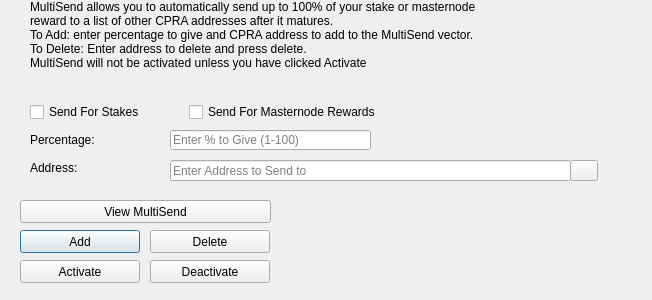
<?xml version="1.0" encoding="UTF-8"?>
<ui version="4.0">
 <class>MultiSendDialog</class>
 <widget class="QDialog" name="MultiSendDialog">
  <property name="windowModality">
   <enum>Qt::NonModal</enum>
  </property>
  <property name="geometry">
   <rect>
    <x>0</x>
    <y>0</y>
    <width>652</width>
    <height>300</height>
   </rect>
  </property>
  <property name="windowTitle">
   <string>MultiSend</string>
  </property>
  <widget class="QLineEdit" name="multiSendPercentEdit">
   <property name="geometry">
    <rect>
     <x>170</x>
     <y>130</y>
     <width>201</width>
     <height>20</height>
    </rect>
   </property>
   <property name="toolTip">
    <string>Enter whole numbers 1 - 100</string>
   </property>
   <property name="placeholderText">
    <string>Enter % to Give (1-100)</string>
   </property>
  </widget>
  <widget class="QLineEdit" name="multiSendAddressEdit">
   <property name="geometry">
    <rect>
     <x>170</x>
     <y>160</y>
     <width>401</width>
     <height>21</height>
    </rect>
   </property>
   <property name="toolTip">
    <string/>
   </property>
   <property name="placeholderText">
    <string>Enter Address to Send to</string>
   </property>
  </widget>
  <widget class="QLabel" name="label_2">
   <property name="geometry">
    <rect>
     <x>30</x>
     <y>0</y>
     <width>451</width>
     <height>121</height>
    </rect>
   </property>
   <property name="lineWidth">
    <number>1</number>
   </property>
   <property name="text">
    <string>MultiSend allows you to automatically send up to 100% of your stake or masternode reward to a list of other CPRA addresses after it matures.
To Add: enter percentage to give and CPRA address to add to the MultiSend vector.
To Delete: Enter address to delete and press delete.
MultiSend will not be activated unless you have clicked Activate</string>
   </property>
   <property name="alignment">
    <set>Qt::AlignLeading|Qt::AlignLeft|Qt::AlignTop</set>
   </property>
   <property name="wordWrap">
    <bool>true</bool>
   </property>
  </widget>
  <widget class="QLabel" name="message">
   <property name="geometry">
    <rect>
     <x>290</x>
     <y>200</y>
     <width>351</width>
     <height>91</height>
    </rect>
   </property>
   <property name="text">
    <string/>
   </property>
  </widget>
  <widget class="QPushButton" name="addButton">
   <property name="geometry">
    <rect>
     <x>20</x>
     <y>230</y>
     <width>120</width>
     <height>23</height>
    </rect>
   </property>
   <property name="toolTip">
    <string/>
   </property>
   <property name="statusTip">
    <string>Add to MultiSend Vector</string>
   </property>
   <property name="text">
    <string>Add</string>
   </property>
  </widget>
  <widget class="QPushButton" name="disableButton">
   <property name="geometry">
    <rect>
     <x>150</x>
     <y>260</y>
     <width>120</width>
     <height>23</height>
    </rect>
   </property>
   <property name="statusTip">
    <string>Deactivate MultiSend</string>
   </property>
   <property name="text">
    <string>Deactivate</string>
   </property>
  </widget>
  <widget class="QPushButton" name="addressBookButton">
   <property name="geometry">
    <rect>
     <x>570</x>
     <y>160</y>
     <width>28</width>
     <height>21</height>
    </rect>
   </property>
   <property name="toolTip">
    <string>Choose an address from the address book</string>
   </property>
   <property name="text">
    <string/>
   </property>
   <property name="icon">
    <iconset resource="../capracoin.qrc">
     <normaloff>:/icons/address-book</normaloff>:/icons/address-book</iconset>
   </property>
   <property name="shortcut">
    <string>Alt+A</string>
   </property>
   <property name="autoDefault">
    <bool>false</bool>
   </property>
  </widget>
  <widget class="QLabel" name="label">
   <property name="geometry">
    <rect>
     <x>30</x>
     <y>130</y>
     <width>121</width>
     <height>20</height>
    </rect>
   </property>
   <property name="toolTip">
    <string>Percentage of stake to send</string>
   </property>
   <property name="text">
    <string>Percentage:</string>
   </property>
  </widget>
  <widget class="QLabel" name="label_5">
   <property name="geometry">
    <rect>
     <x>30</x>
     <y>160</y>
     <width>111</width>
     <height>16</height>
    </rect>
   </property>
   <property name="toolTip">
    <string>Address to send portion of stake to</string>
   </property>
   <property name="text">
    <string>Address:</string>
   </property>
  </widget>
  <widget class="QPushButton" name="deleteButton">
   <property name="geometry">
    <rect>
     <x>150</x>
     <y>230</y>
     <width>120</width>
     <height>23</height>
    </rect>
   </property>
   <property name="toolTip">
    <string/>
   </property>
   <property name="statusTip">
    <string>Delete Address From MultiSend Vector</string>
   </property>
   <property name="text">
    <string>Delete</string>
   </property>
  </widget>
  <widget class="QPushButton" name="activateButton">
   <property name="geometry">
    <rect>
     <x>20</x>
     <y>260</y>
     <width>120</width>
     <height>23</height>
    </rect>
   </property>
   <property name="statusTip">
    <string>Activate MultiSend</string>
   </property>
   <property name="text">
    <string>Activate</string>
   </property>
  </widget>
  <widget class="QPushButton" name="viewButton">
   <property name="geometry">
    <rect>
     <x>20</x>
     <y>200</y>
     <width>251</width>
     <height>23</height>
    </rect>
   </property>
   <property name="toolTip">
    <string/>
   </property>
   <property name="statusTip">
    <string>View MultiSend Vector</string>
   </property>
   <property name="text">
    <string>View MultiSend</string>
   </property>
  </widget>
  <widget class="QWidget" name="horizontalLayoutWidget">
   <property name="geometry">
    <rect>
     <x>30</x>
     <y>100</y>
     <width>351</width>
     <height>24</height>
    </rect>
   </property>
   <layout class="QHBoxLayout" name="horizontalLayout">
    <item>
     <widget class="QCheckBox" name="multiSendStakeCheckBox">
      <property name="text">
       <string>Send For Stakes</string>
      </property>
     </widget>
    </item>
    <item>
     <widget class="QCheckBox" name="multiSendMasternodeCheckBox">
      <property name="text">
       <string>Send For Masternode Rewards</string>
      </property>
     </widget>
    </item>
   </layout>
  </widget>
 </widget>
 <resources>
  <include location="../capracoin.qrc"/>
 </resources>
 <connections/>
</ui>
